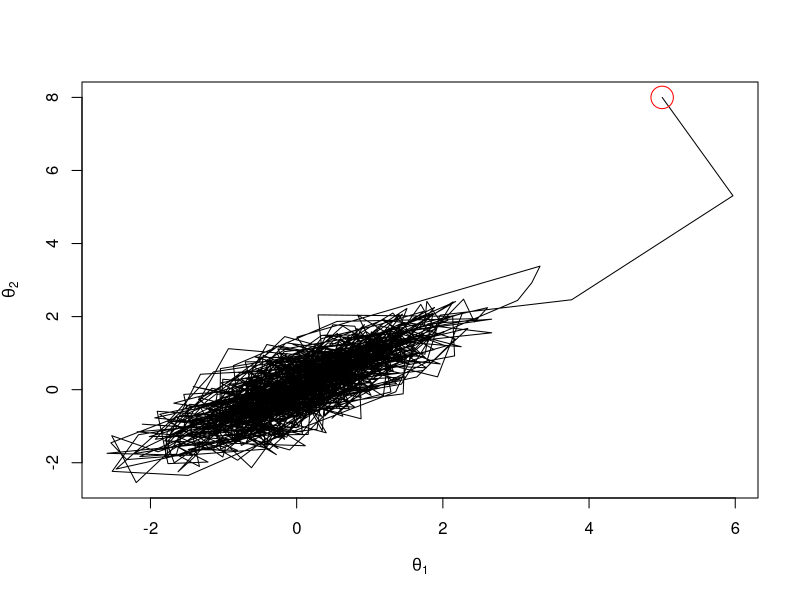
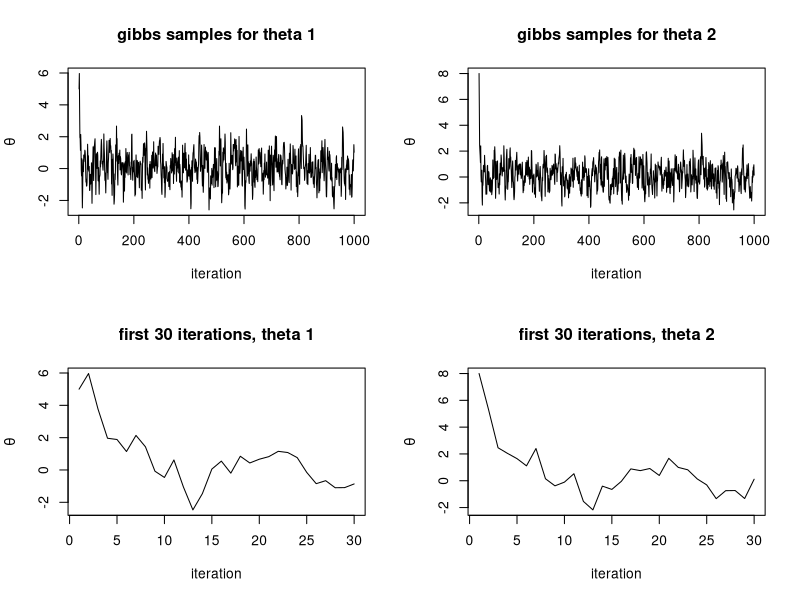
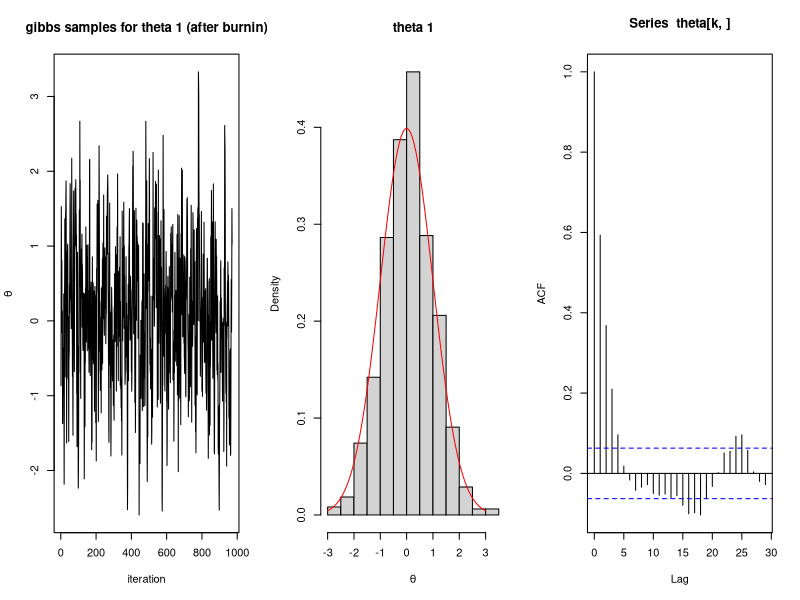
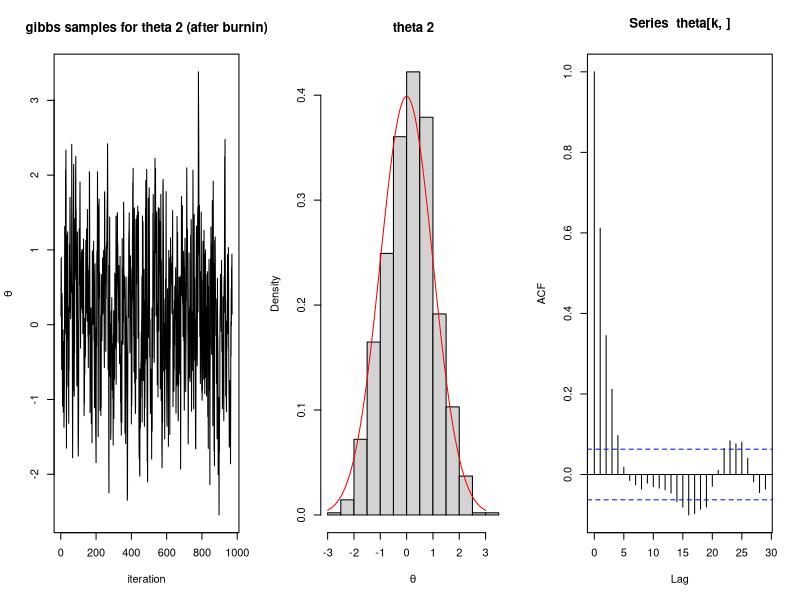
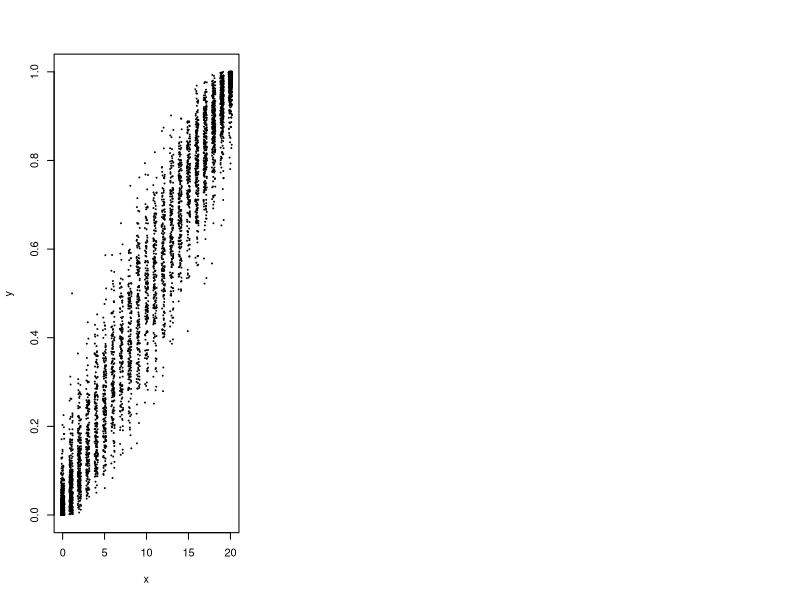
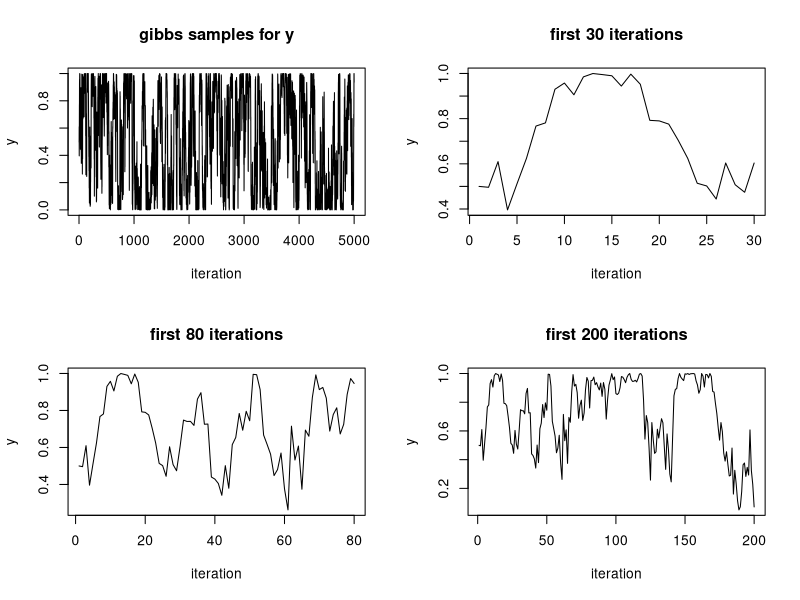
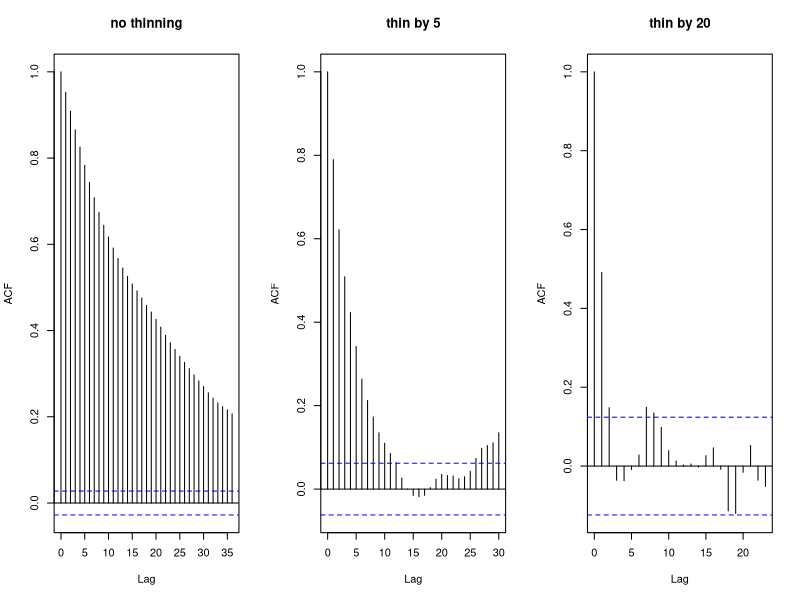
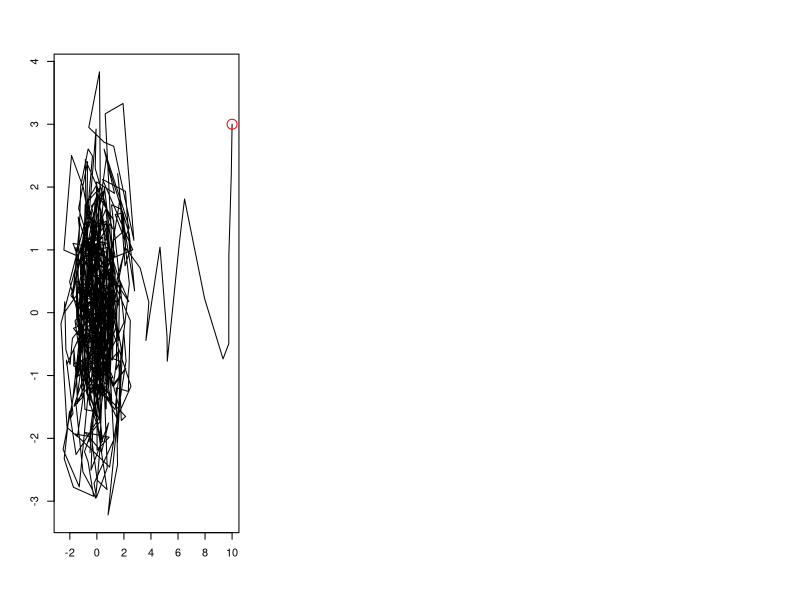

These charts were generated, in order, by the following R code:
## ---- chunk 1
rho = 0.8
y = c(0, 0)
Niter = 1000
theta = array(0, c(2, Niter))
theta[, 1] = c(5, 8) # starting point, change it to different values
for(k in 2:Niter){
  theta[1, k] = y[1] + rho * (theta[2, k-1] - y[2]) + sqrt(1 - rho^2) * rnorm(1)
  theta[2, k] = y[2] + rho * (theta[1, k] - y[1]) + sqrt(1 - rho^2) * rnorm(1)
}
## ---- chunk 2
# visualize trace (2dim)
plot(t(theta), type = 'l', xlab = expression(theta[1]), ylab = expression(theta[2]))
points(theta[1, 1], theta[2, 1], col = "red", cex = 3)
## ---- chunk 3
library(coda)
# visualize each dim
par(mfrow = c(2, 2))

for(k in 1:2){
  plot(theta[k, ], type = 'l', xlab = "iteration", ylab = expression(theta), main = paste("gibbs samples for theta", k))
}

for(k in 1:2){
  plot(theta[k, 1:30], type = 'l', xlab = "iteration", ylab = expression(theta), main = paste("first 30 iterations, theta", k))
}

# choose burnin
par(mfrow = c(1, 3))
burnin <- 30
theta <- theta[, burnin:dim(theta)[2]]
for(k in 1:2){
  plot(theta[k, ], type = 'l', xlab = "iteration", ylab = expression(theta), main = paste("gibbs samples for theta", k, "(after burnin)"))
  hist(theta[k, ], xlab = expression(theta), freq = FALSE, main = paste("theta", k))
  lines(seq(-3, 3, length.out = 100), dnorm(seq(-3, 3, length.out = 100)), col = "red")
  acf(theta[k, ])
}
for(k in 1:2){
  print(paste("Effective sample size for theta", k, "is", effectiveSize(theta[k, ])))
}
## ---- chunk 4
n = 20
alpha = 0.5
beta = 0.5
Niter = 5000
x = rep(1, Niter)
y = rep(0.5, Niter)
for(k in 2:Niter){
  x[k] = rbinom(1, n, y[k-1])
  y[k] = rbeta(1, alpha + x[k], n - x[k] + beta)
}
plot(jitter(x), y, pch = 19, cex = 0.2, xlab = 'x', ylab = 'y')
## ---- chunk 5
# visualize each dim
par(mfrow = c(2, 2))
plot(y, type = 'l', xlab = "iteration", ylab = "y", main = "gibbs samples for y")
plot(y[1:30], type = 'l', xlab = "iteration", ylab = "y", main = "first 30 iterations")
plot(y[1:80], type = 'l', xlab = "iteration", ylab = "y", main = "first 80 iterations")
plot(y[1:200], type = 'l', xlab = "iteration", ylab = "y", main = "first 200 iterations")
par(mfrow = c(1, 3))
acf(y, main = "no thinning")
acf(y[seq(1, length(y), by = 5)], main = "thin by 5")
acf(y[seq(1, length(y), by = 20)], main = 'thin by 20')
print(paste("Effective sample size for y is", effectiveSize(y)))

## ---- chunk 6
library(mvtnorm)
mcmc_MH <- function(Niter, proposal_sigma, mu_init, LL){
    mu_new <- mu_init
    d <- length(mu_new)
    samples_MH <- mu_new
    accept_MH <- 0
    for(iter in 1: Niter){
        if(d > 1){
            propose_MH_mu <- as.numeric(rmvnorm(1, mean = mu_new, sigma = diag(rep(proposal_sigma^2, d))))
        }
        if(d == 1){
            propose_MH_mu <- rnorm(1, mean = mu_new, sd = proposal_sigma)
        }
        rtemp <- LL(propose_MH_mu) - LL(mu_new)
        if(runif(1) < exp(rtemp)){
            mu_new <- propose_MH_mu
            accept_MH <- accept_MH + 1
        }
        samples_MH <- rbind(samples_MH, mu_new)
    }
    return(list(samples = samples_MH, acceptance = accept_MH /Niter))
}

## ---- chunk 7
LL <- function(x){
  sum(dnorm(x, log = TRUE))
}
Niter = 1000
proposal_sigma = 1 # try other values
mu_init = c(10, 3) # try other values
samplesMH = mcmc_MH (Niter, proposal_sigma, mu_init, LL)
plot(apply(samplesMH$samples, 2, jitter), type = 'l', xlab = '', ylab = '')
points(t(mu_init), cex = 2, col = 'red')
par(mfrow = c(2, 3))
for(k in 1:2){
  plot(jitter(samplesMH$samples[, k]), type = 'l', xlab = '', ylab = '')
  hist(samplesMH$samples[, k], xlab = '', main = '', freq = FALSE)
  lines(seq(-3, 3, length.out = 100), dnorm(seq(-3, 3, length.out = 100)), col = "red")
  acf(samplesMH$samples[, k])
  print(paste("Effective sample size", k, " is", effectiveSize(samplesMH$samples[, k])))
}
print(paste("Acceptance rate is", samplesMH$acceptance))
## ---- chunk 8
Niter = 1000
proposal_sigma = 2 
mu_init_vals = cbind(c(6, 6, -6, -6), c(6, -6, 6, -6))
burnin = 100
samplesMHmulti = apply(mu_init_vals, 1, function(mu_init) mcmc_MH (Niter, proposal_sigma, mu_init, LL))
idxburn <- burnin:dim(samplesMHmulti[[1]]$samples)[1]
for(jj in 1:4){
  par(mfrow = c(1, 1))
  samplesMH = samplesMHmulti[[jj]]
  plot(apply(samplesMH$samples, 2, jitter), type = 'l', xlab = '', ylab = '', main = paste("Acceptance rate is", samplesMH$acceptance))
  points(t(samplesMH$samples[, 1]), cex = 2, col = 'red')
  par(mfrow = c(2, 2))
  for(k in 1:2){
    plot(jitter(samplesMH$samples[, k]), type = 'l', xlab = '', ylab = '', main = paste("dim", k))
    plot(jitter(samplesMH$samples[idxburn, k]), type = 'l', xlab = '', ylab = '', main = paste("Effective sample size", k, " is", round(effectiveSize(samplesMH$samples[idxburn, k]), 2)))
    hist(samplesMH$samples[idxburn, k], xlab = '', main = '', freq = FALSE)
    lines(seq(-3, 3, length.out = 100), dnorm(seq(-3, 3, length.out = 100)), col = "red")
    acf(samplesMH$samples[idxburn, k])
    }
}
## ---- chunk 9
## Geweke diagnostics
for(k in 1:4){
  print(geweke.diag(samplesMHmulti[[k]]$samples))
}
# after burnin
idxburn <- burnin:dim(samplesMHmulti[[1]]$samples)[1]
for(k in 1:4){
  print(geweke.diag(samplesMHmulti[[k]]$samples[idxburn,]))
}
## ---- chunk 10

par(mfrow = c(1, 1))
for(dimselect in 1:2){
  samples4chains = c()
  for(jj in 1:4){
    samples4chains <- cbind(samples4chains, samplesMHmulti[[jj]]$samples[, dimselect])
  }
  plot(samples4chains[, 1], xlab = 'iteration', ylab = '', main = 'compare 4 chains', col = 1, type = "l", ylim = range(samples4chains))
  for(jj in 2:4){
    lines(samples4chains[, jj], col = jj)
  }
  legend("topright", col = 1:4, paste("chain", 1:4), lty = rep(1, 4))
  
  idxinit <- 1:30
  plot(samples4chains[idxinit, 1], xlab = 'iteration', ylab = '', main = 'compare 4 chains', col = 1, type = "l", ylim = range(samples4chains))
  for(jj in 2:4){
    lines(samples4chains[idxinit, jj], col = jj)
  }
  legend("topright", col = 1:4, paste("chain", 1:4), lty = rep(1, 4))
}
## ---- chunk 11

# 1. do not break one chain into two
burnin <- 100
for(dimselect in 1:2){
  samples4chains = c()
  for(jj in 1:4){
    idxburn <- burnin:dim(samplesMHmulti[[jj]]$samples)[1]
    samples4chains <- cbind(samples4chains, samplesMHmulti[[jj]]$samples[idxburn, dimselect])
  }
  within_chain_var <- apply(samples4chains, 2, var)
  means_chains <- apply(samples4chains, 2, mean)
  between_chain_var <- var(means_chains)
  print(paste("dimension", dimselect))
  print(paste("Between chain variance is", round(between_chain_var, 3)))
  print("Within chain variance is")
  print(round(within_chain_var, 3))
}
## ---- chunk 12
# 2. break each chain into two
burnin <- 100
for(dimselect in 1:2){
  samples4chains = c()
  for(jj in 1:4){
    idxburn <- burnin:dim(samplesMHmulti[[jj]]$samples)[1]
    samples4chains <- cbind(samples4chains, samplesMHmulti[[jj]]$samples[idxburn, dimselect])
  }
  halfnum <- floor(dim(samples4chains)[1]/2)
  samples4chains <- cbind(samples4chains[1:halfnum, ], samples4chains[(halfnum+1):(2*halfnum), ])
  within_chain_var <- apply(samples4chains, 2, var)
  means_chains <- apply(samples4chains, 2, mean)
  between_chain_var <- var(means_chains)
  print(paste("dimension", dimselect))
  print(paste("Between chain variance is", round(between_chain_var, 3)))
  print("Within chain variance is")
  print(round(within_chain_var, 3))
}
## ---- chunk 13

mcmclist4chains <- mcmc.list(as.mcmc(samplesMHmulti[[1]]$samples), as.mcmc(samplesMHmulti[[2]]$samples), as.mcmc(samplesMHmulti[[3]]$samples), as.mcmc(samplesMHmulti[[4]]$samples))
gelman.diag(mcmclist4chains)
gelman.plot(mcmclist4chains)

## Geweke diagnostics
for(k in 1:4){
  print(geweke.diag(mcmclist4chains[[k]]))
  geweke.plot(mcmclist4chains[[k]])
}
# after burnin
idxburn <- burnin:dim(samplesMHmulti[[1]]$samples)[1]
for(k in 1:4){
  print(geweke.diag(samplesMHmulti[[k]]$samples[idxburn,]))
}
## ---- chunk 14
Niter = 1000
proposal_sigma = 2 
mu_init = c(0, 0)
burnin = 100
proposal_sigma_vals <- c(0.3, 1, 3, 6)
samplesMHmulti = sapply(proposal_sigma_vals, function(proposal_sigma) mcmc_MH (Niter, proposal_sigma, mu_init, LL), simplify = FALSE)
## ---- chunk 15
idxburn <- burnin:dim(samplesMHmulti[[1]]$samples)[1]
for(jj in 1:4){
  par(mfrow = c(1, 1))
  samplesMH = samplesMHmulti[[jj]]
  plot(apply(samplesMH$samples, 2, jitter), type = 'l', xlab = '', ylab = '', main = paste("Acceptance rate is", samplesMH$acceptance))
  points(t(samplesMH$samples[, 1]), cex = 2, col = 'red')
  par(mfrow = c(2, 2))
  for(k in 1:2){
    plot(jitter(samplesMH$samples[, k]), type = 'l', xlab = '', ylab = '')
    plot(jitter(samplesMH$samples[idxburn, k]), type = 'l', xlab = '', ylab = '', main = paste("Effective sample size", k, " is", round(effectiveSize(samplesMH$samples[idxburn, k]), 2)))
    hist(samplesMH$samples[idxburn, k], xlab = '', main = '', freq = FALSE)
    lines(seq(-3, 3, length.out = 100), dnorm(seq(-3, 3, length.out = 100)), col = "red")
    acf(samplesMH$samples[idxburn, k], main = '')
    }
}

par(mfrow = c(1, 1))
for(dimselect in 1:2){
  samples4chains = c()
  for(jj in 1:4){
    samples4chains <- cbind(samples4chains, samplesMHmulti[[jj]]$samples[, dimselect])
  }
  plot(samples4chains[, 1], xlab = 'iteration', ylab = '', main = 'compare 4 chains', col = 1, type = "l", ylim = range(samples4chains))
  for(jj in 2:4){
    lines(samples4chains[, jj], col = jj)
  }
  legend("topright", col = 1:4, paste("chain", 1:4), lty = rep(1, 4))
  
  idxinit <- 1:30
  plot(samples4chains[idxinit, 1], xlab = 'iteration', ylab = '', main = 'compare 4 chains', col = 1, type = "l", ylim = range(samples4chains))
  for(jj in 2:4){
    lines(samples4chains[idxinit, jj], col = jj)
  }
  legend("topright", col = 1:4, paste("chain", 1:4), lty = rep(1, 4))
}
## ---- chunk 16
# Calculate R hat
burnin <- 100
for(dimselect in 1:2){
  samples4chains = c()
  for(jj in 1:4){
    idxburn <- burnin:dim(samplesMHmulti[[jj]]$samples)[1]
    samples4chains <- cbind(samples4chains, samplesMHmulti[[jj]]$samples[idxburn, dimselect])
  }
  halfnum <- floor(dim(samples4chains)[1]/2)
  samples4chains <- cbind(samples4chains[1:halfnum, ], samples4chains[(halfnum+1):(2*halfnum), ])
  within_chain_var <- apply(samples4chains, 2, var)
  means_chains <- apply(samples4chains, 2, mean)
  between_chain_var <- var(means_chains)
  print(paste("dimension", dimselect))
  print(paste("Between chain variance is", round(between_chain_var, 3)))
  print("Within chain variance is")
  print(round(within_chain_var, 3))
}

mcmclist4chains <- mcmc.list(as.mcmc(samplesMHmulti[[1]]$samples), as.mcmc(samplesMHmulti[[2]]$samples), as.mcmc(samplesMHmulti[[3]]$samples), as.mcmc(samplesMHmulti[[4]]$samples))
gelman.diag(mcmclist4chains)
gelman.plot(mcmclist4chains)

## Geweke diagnostics
for(k in 1:4){
  print(geweke.diag(mcmclist4chains[[k]]))
  geweke.plot(mcmclist4chains[[k]])
}
# after burnin
idxburn <- burnin:dim(samplesMHmulti[[1]]$samples)[1]
for(k in 1:4){
  print(geweke.diag(samplesMHmulti[[k]]$samples[idxburn,]))
}
## ---- chunk 17
Niter = 1000
proposal_sigma = 2 
mu_init = c(0, 0)
burnin = 100
samplesMHmulti = sapply(1:4, function(proposal_sigma) mcmc_MH (Niter, proposal_sigma, mu_init, LL), simplify = FALSE)
# 1. do not break one chain into two
burnin <- 100
idxburn <- burnin:dim(samplesMHmulti[[1]]$samples)[1]
for(dimselect in 1:2){
  samples4chains = c()
  for(jj in 1:4){
    idxburn <- burnin:dim(samplesMHmulti[[jj]]$samples)[1]
    samples4chains <- cbind(samples4chains, samplesMHmulti[[jj]]$samples[idxburn, dimselect])
  }
  within_chain_var <- mean(apply(samples4chains, 2, var))
  means_chains <- apply(samples4chains, 2, mean)
  n = length(idxburn)
  between_chain_var <- var(means_chains) * n
  Rstat <- sqrt(((1 - 1/n) * within_chain_var + between_chain_var /n)/within_chain_var)
  print(paste("dimension", dimselect))
  print(paste("Between chain variance is", round(between_chain_var, 3)))
  print(paste("Within chain variance is", round(within_chain_var, 3)))
  print(paste("Rhat is", round(Rstat, 3)))
}
## ---- chunk 18
# 2. break each chain into two
burnin <- 100
for(dimselect in 1:2){
  samples4chains = c()
  for(jj in 1:4){
    idxburn <- burnin:dim(samplesMHmulti[[jj]]$samples)[1]
    samples4chains <- cbind(samples4chains, samplesMHmulti[[jj]]$samples[idxburn, dimselect])
  }
  halfnum <- floor(dim(samples4chains)[1]/2)
  samples4chains <- cbind(samples4chains[1:halfnum, ], samples4chains[(halfnum+1):(2*halfnum), ])
  within_chain_var <- mean(apply(samples4chains, 2, var))
  means_chains <- apply(samples4chains, 2, mean)
  n = halfnum
  between_chain_var <- var(means_chains) * n
  Rstat <- sqrt(((1 - 1/n) * within_chain_var + between_chain_var / n)/within_chain_var)
  print(paste("dimension", dimselect))
  print(paste("Between chain variance is", round(between_chain_var, 3)))
  print(paste("Within chain variance is", round(within_chain_var, 3)))
  print(paste("Rhat is", round(Rstat, 3)))
}
## ---- chunk 19

mcmclist4chains <- mcmc.list(as.mcmc(samplesMHmulti[[1]]$samples), as.mcmc(samplesMHmulti[[2]]$samples), as.mcmc(samplesMHmulti[[3]]$samples), as.mcmc(samplesMHmulti[[4]]$samples))
gelman.diag(mcmclist4chains)
gelman.plot(mcmclist4chains)

## Geweke diagnostics
for(k in 1:4){
  print(geweke.diag(mcmclist4chains[[k]]))
  geweke.plot(mcmclist4chains[[k]])
}
# after burnin
idxburn <- burnin:dim(samplesMHmulti[[1]]$samples)[1]
for(k in 1:4){
  print(geweke.diag(samplesMHmulti[[k]]$samples[idxburn,]))
}
